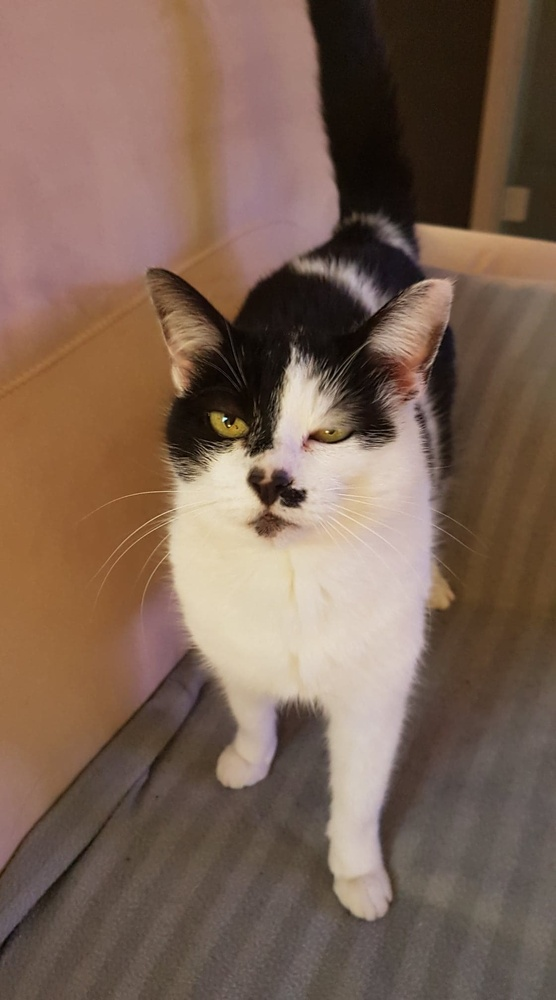
#> input picture Dataset/photosTest/mustie0.jpg, 556 x 1000 px, shrunk from 1120 x 2016 before the run, found by its file name
$ python detectCatFace.py
#> lines starting #> are read from the running program, lines starting #| are printed output that depends on the picture; after the words box and inside, x2 and y2 are one past the last pixel; in counts of white or black regions, pixels touching at a corner belong together
import matplotlib.pyplot as plt
import cv2

#Change the path !
cat_face_cascade = cv2.CascadeClassifier('DATA/haarcascades/haarcascade_frontalcatface_extended.xml')

#Show the selected image
cat = cv2.imread('Dataset/photos/mustie0.jpg',0)
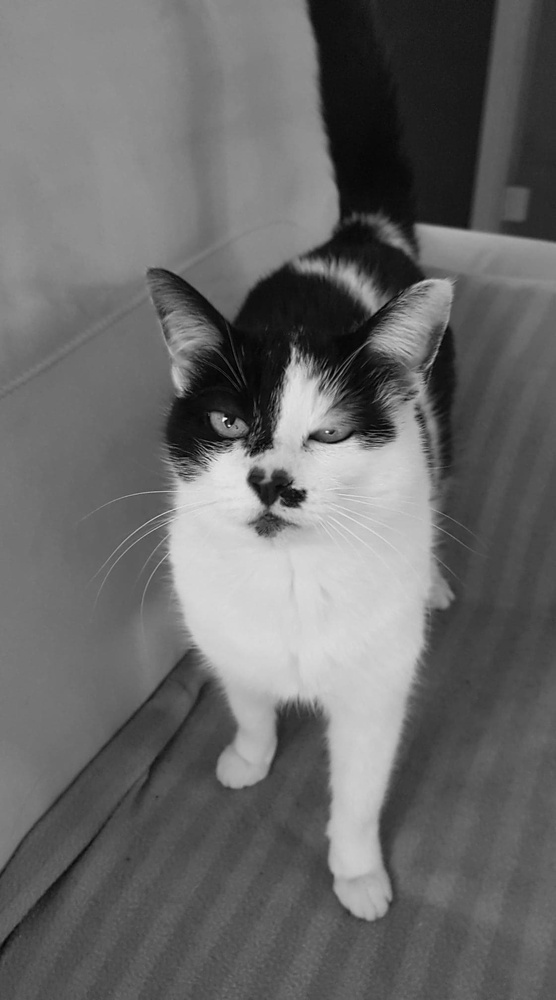
#> cat: shape (1000, 556); min 0, max 246, mean 105.1
plt.imshow(cat,cmap='gray')

#Cat face detection function
def detectCatFace(img):
    cat_img = img.copy()
    cat_rects = cat_face_cascade.detectMultiScale(cat_img)
#> cat_rects = [[171, 330, 222, 222]]
    for (x,y,w,h) in cat_rects:
        cv2.rectangle(cat_img, (x,y), (x+w,y+h), (255,255,255), 10)
#> this loop made 1 pass
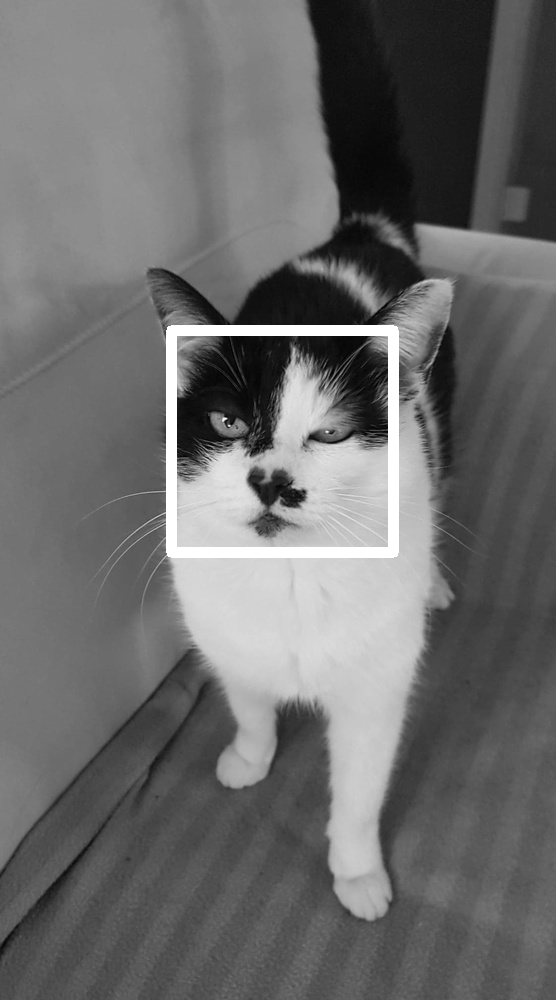
#> cat_img: shape (1000, 556); 1.75% of pixels changed, all inside (x1, y1, x2, y2) = (166, 325, 399, 558)
    return cat_img

#function to extract cat's face
def recoverCatFace(img):
    cat_img = img.copy()
    cat_rects = cat_face_cascade.detectMultiScale(cat_img)
#> cat_rects = [[171, 330, 222, 222]]
    cat_face = ()
#> (the run stopped early here; a loop or call above may not have finished)

$ run again, with Dataset/photosTest/mustie1.jpg copied over Dataset/photosTest/mustie0.jpg
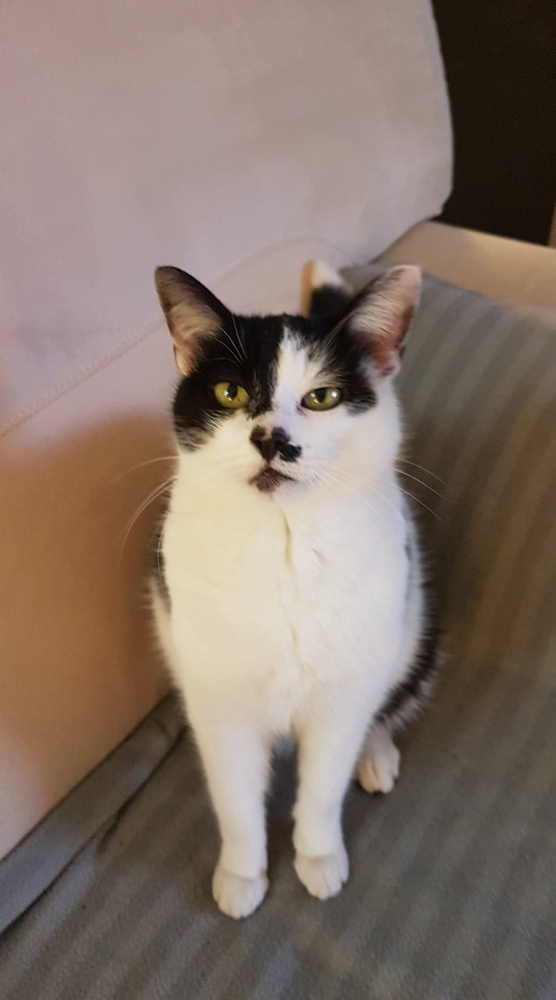
#> input picture Dataset/photosTest/mustie1.jpg, 556 x 1000 px, shrunk from 1120 x 2016 before the run, found by its file name
#> `cat = cv2.imread('Dataset/photos/mustie0.jpg',0)`:
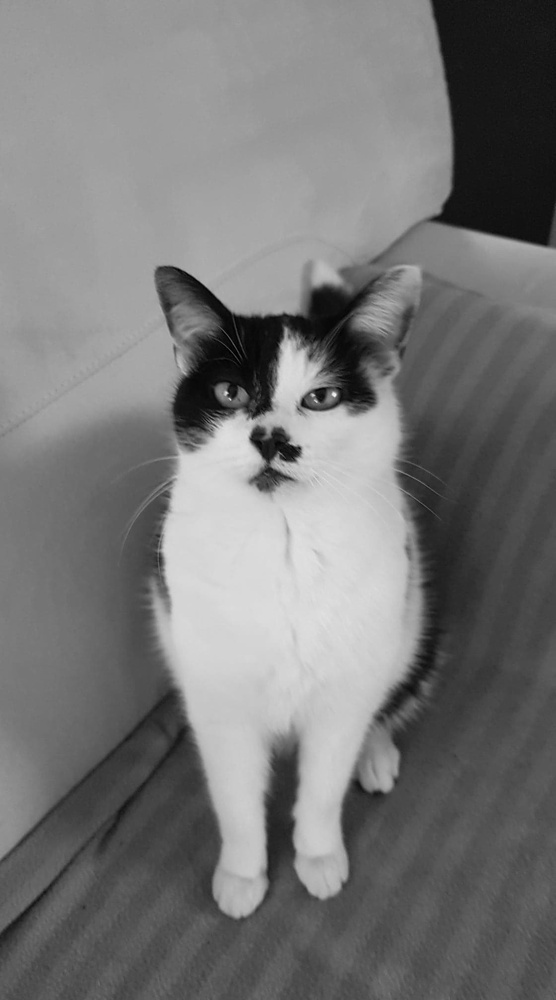
#> cat: shape (1000, 556); min 0, max 248, mean 119.2
#> in detectCatFace, `cat_rects = cat_face_cascade.detectMultiScale(cat_img)`: cat_rects = [[185, 318, 188, 188]]
#> the loop in detectCatFace, `for (x,y,w,h) in cat_rects:` made 1 pass
#> after the loop in detectCatFace, `for (x,y,w,h) in cat_rects:`:
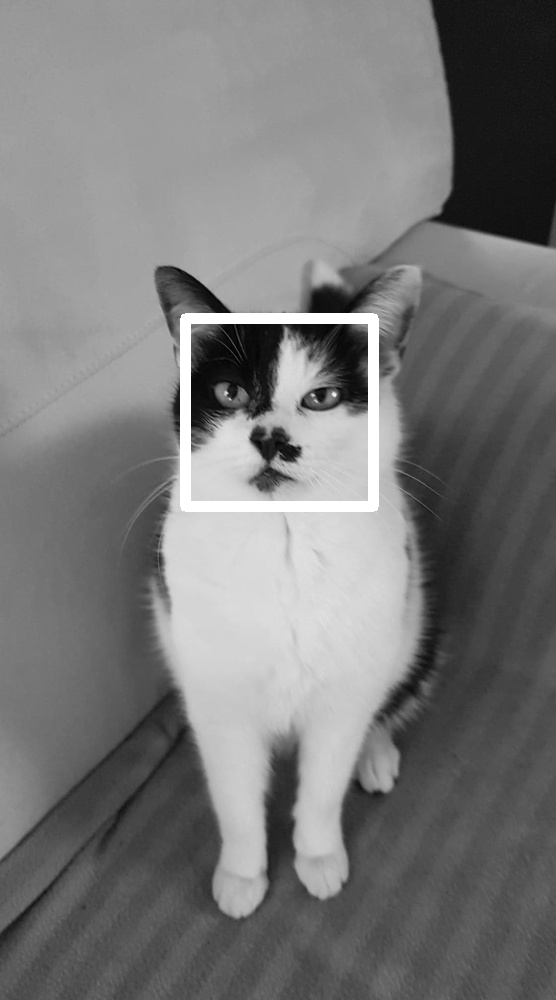
#> cat_img: shape (1000, 556); 1.48% of pixels changed, all inside (x1, y1, x2, y2) = (180, 313, 379, 512)

$ run again, with Dataset/photosTest/mustie2.jpg copied over Dataset/photosTest/mustie0.jpg
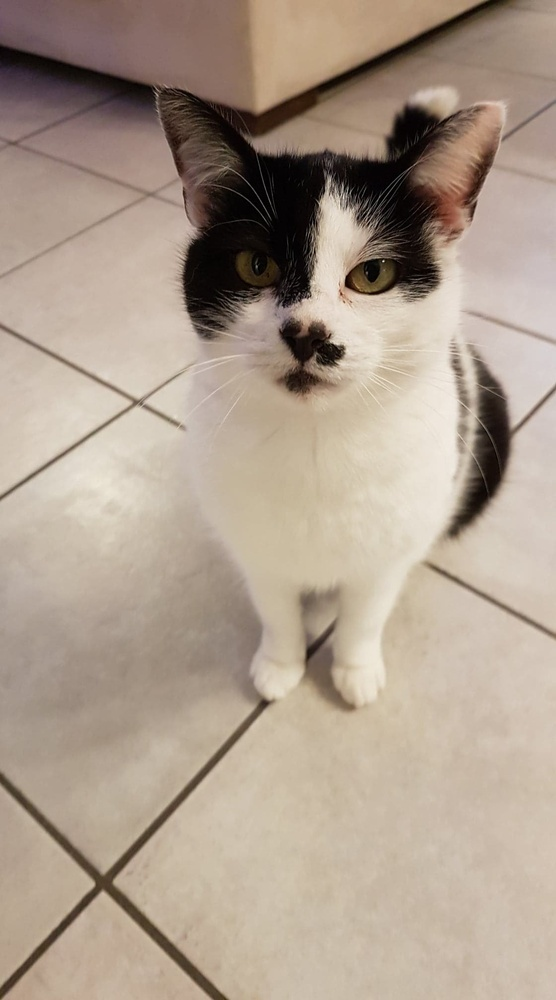
#> input picture Dataset/photosTest/mustie2.jpg, 556 x 1000 px, shrunk from 1120 x 2016 before the run, found by its file name
#> `cat = cv2.imread('Dataset/photos/mustie0.jpg',0)`:
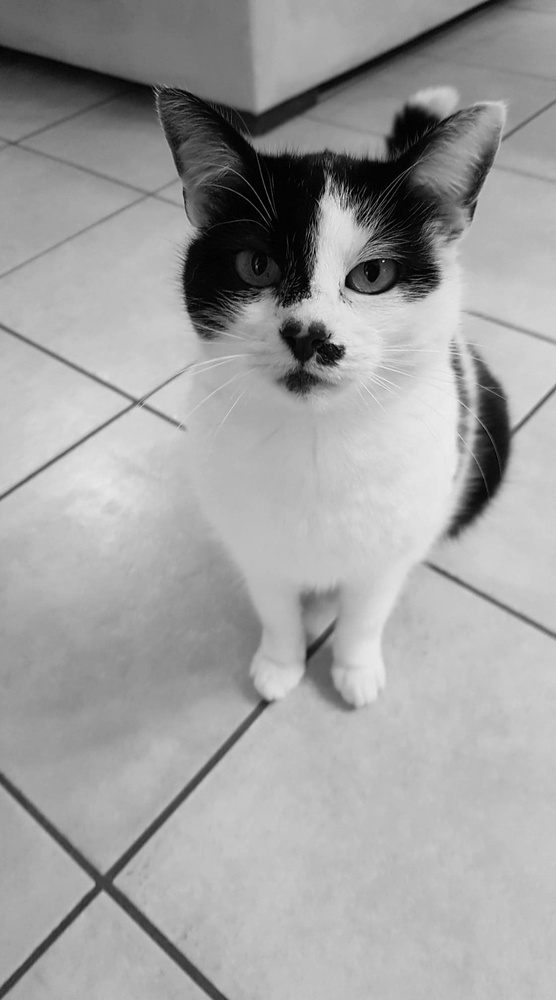
#> cat: shape (1000, 556); min 0, max 238, mean 159.8
#> in detectCatFace, `cat_rects = cat_face_cascade.detectMultiScale(cat_img)`: cat_rects = [[188, 165, 259, 259]]
#> the loop in detectCatFace, `for (x,y,w,h) in cat_rects:` made 1 pass
#> after the loop in detectCatFace, `for (x,y,w,h) in cat_rects:`:
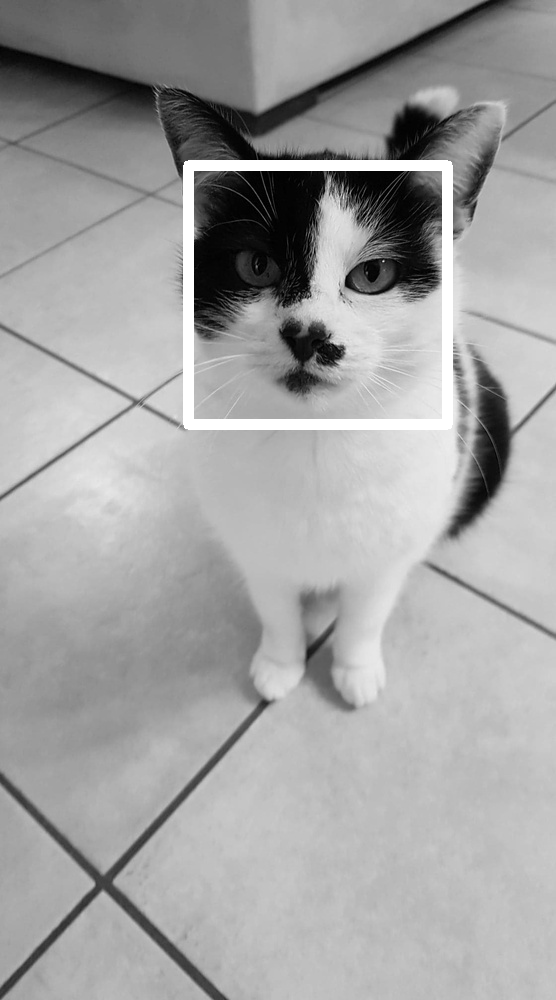
#> cat_img: shape (1000, 556); 2.04% of pixels changed, all inside (x1, y1, x2, y2) = (183, 160, 453, 430)

$ run again, with Dataset/photosTest/mustie3.jpg copied over Dataset/photosTest/mustie0.jpg
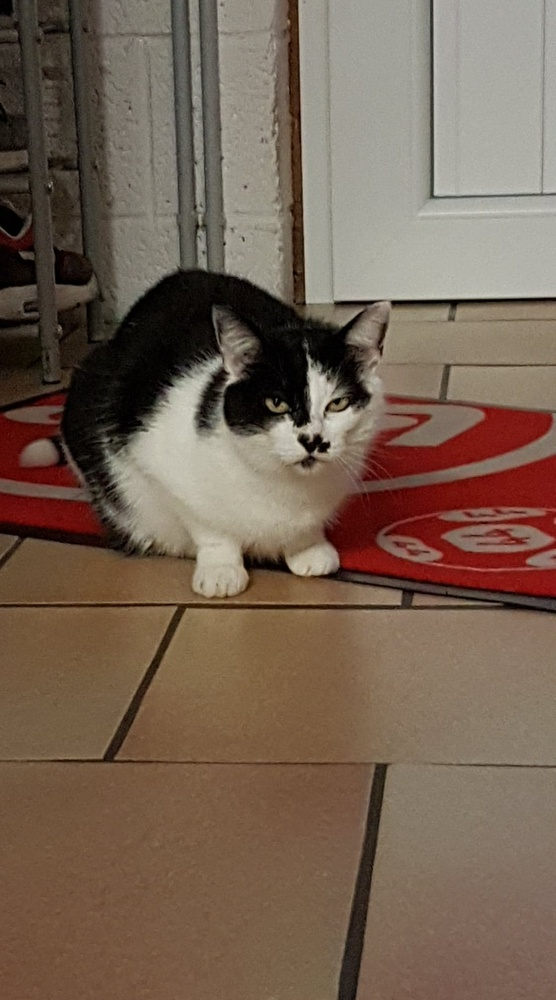
#> input picture Dataset/photosTest/mustie3.jpg, 556 x 1000 px, shrunk from 1120 x 2016 before the run, found by its file name
#> `cat = cv2.imread('Dataset/photos/mustie0.jpg',0)`:
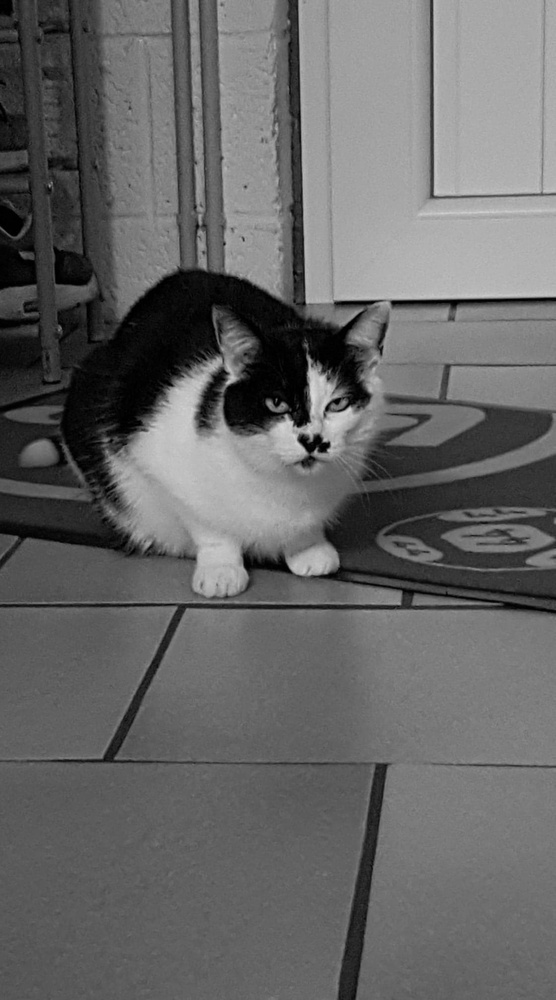
#> cat: shape (1000, 556); min 0, max 219, mean 102.1
#> in detectCatFace, `cat_rects = cat_face_cascade.detectMultiScale(cat_img)`: cat_rects = [[243, 348, 133, 133]]
#> the loop in detectCatFace, `for (x,y,w,h) in cat_rects:` made 1 pass
#> after the loop in detectCatFace, `for (x,y,w,h) in cat_rects:`:
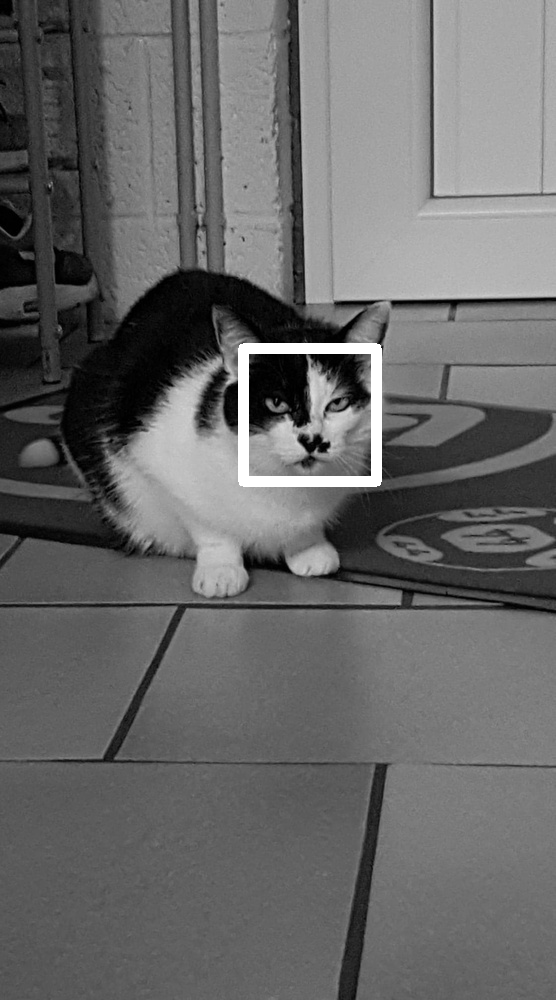
#> cat_img: shape (1000, 556); 1.05% of pixels changed, all inside (x1, y1, x2, y2) = (238, 343, 382, 487)
